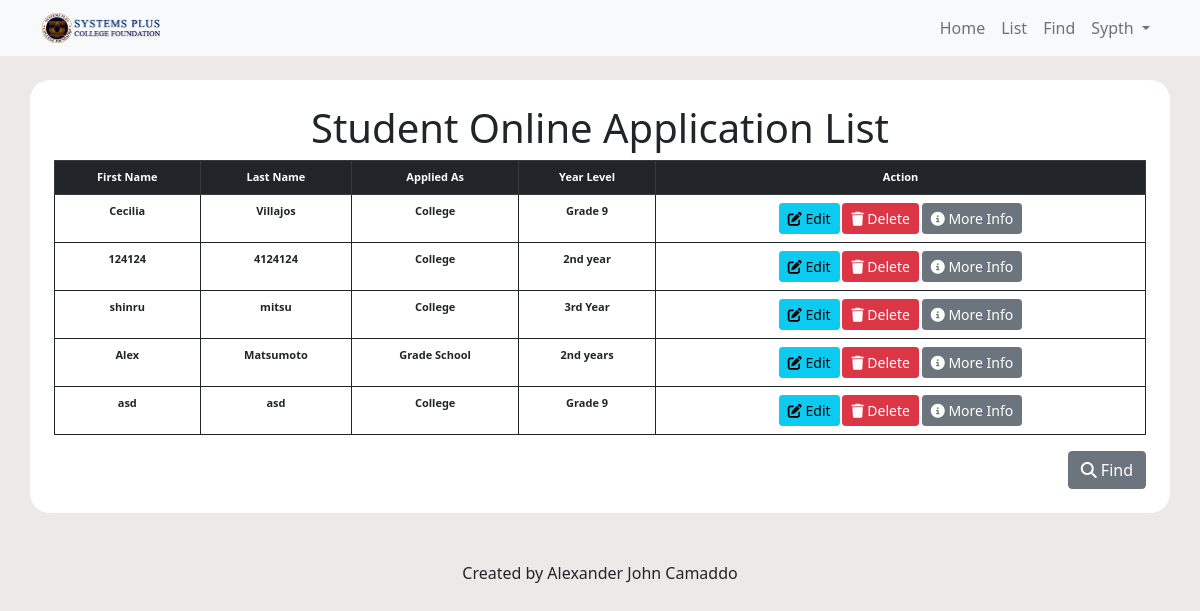
Page /schoolweb/public/list.php (signed in) on the committed database.
### tables this page shows
CREATE TABLE `account` (
  `id` bigint(20) NOT NULL,
  `user_id` bigint(20) NOT NULL,
  `user_name` varchar(255) NOT NULL,
  `email` varchar(255) NOT NULL,
  `password` varchar(255) NOT NULL,
  `date` timestamp NOT NULL DEFAULT current_timestamp() ON UPDATE current_timestamp()
);

CREATE TABLE `student_app` (
  `id` bigint(20) NOT NULL,
  `fname` varchar(255) NOT NULL,
  `lname` varchar(255) NOT NULL,
  `dob` varchar(255) NOT NULL,
  `gender` varchar(255) NOT NULL,
  `apply` varchar(255) NOT NULL,
  `year_level` varchar(255) NOT NULL,
  `contact_num` varchar(255) NOT NULL,
  `email` varchar(255) NOT NULL,
  `street_add` varchar(255) NOT NULL,
  `street_add_2` varchar(255) NOT NULL,
  `city` varchar(255) NOT NULL,
  `region` varchar(255) NOT NULL,
  `postal_zip` varchar(255) NOT NULL,
  `status` varchar(255) NOT NULL
);

### schoolweb/public/functions.php (called while the page is built, shortened)
<?php
function check_login($dsn)
{
    if (isset($_SESSION['user_id'])) {
        $id = $_SESSION['user_id'];
        $query =$dsn->prepare("SELECT * FROM account WHERE user_id = :id LIMIT 1");
        $query->bindValue(':id', $id);
        $query->execute();
        $count = $query->rowCount();
        if ($query && $count > 0) {
            $user_data = $query->fetch(PDO::FETCH_ASSOC);
            return $user_data;
        }
    }
    die;
}

### schoolweb/public/list.php (the view, shortened to what this page needs)
<?php include '../inc/header.php'; ?>
    <link rel="stylesheet" href="../CSS/form_design.css">
</head>
<body>
  <?php
  include_once '../database/connection.php';
  if(isset($_SESSION['user_id'])):
    include_once '../inc/navbar.php';
  else:
    header("location: login.php");
  endif;
    if (!$pdo) {
        die("Connection Error!");
    } else {
        $sql = $pdo->prepare("SELECT * FROM student_app");
        $sql->execute();
        $results = $sql->fetchAll(PDO::FETCH_ASSOC);
}
  ?>
    <div align="center">
                <div id="listform" align="center">
                    <h1 align="center">Student Online Application List</h1>
                    <table  align="center" class="table table-hover table-condensed table-bordered border-dark">
                        <thead class="table-dark " align="center">
                        <tr>
                            <th >First Name</th>
                            <th >Last Name</th>
                            <th >Applied As</th>
                            <th >Year Level</th></th>
                            <th>Action</th>
                        </tr>
                        </thead>
                    <tbody align="center">
                            <?php foreach($results as $result):?>
                                <tr>
                                    <td><?php echo $result['fname']; ?></td>
                                    <td><?php echo $result['lname']; ?></td>
                                    <td><?php echo $result['apply']; ?></td>
                                    <td><?php echo $result['year_level']; ?></td>
                                    <td>
                                        <a href='edit.php?id=<?php echo $result['id'];?>&fname=<?php echo $result['fname'];?>&lname=<?php echo $result['lname'];?>&dob=<?php echo $result['dob'];?>&gender=<?php echo $result['gender'];?>&apply=<?php echo $result['apply'];?>&year_level=<?php echo $result['year_level'];?>&contact_num=<?php echo $result['contact_num'];?>&email=<?php echo $result['email'];?>&street_add=<?php echo $result['street_add'];?>&street_add_2=<?php echo $result['street_add_2'];?>&city=<?php echo $result['city'];?>&region=<?php echo $result['region'];?>&postal_zip=<?php echo $result['postal_zip'];?>&status=<?php echo $result['status'];?>' class='btn btn-sm btn-info'><i class='fa-solid fa-pen-to-square'></i> Edit</a>
                                        <a href='../delete.php?id=<?php echo $result['id'];?>' class='btn btn-sm btn-danger'><i class='fa-solid fa-trash'></i> Delete</a>
                                        <a href='more_info.php?id=<?php echo $result['id'];?>&fname=<?php echo $result['fname'];?>&lname=<?php echo $result['lname'];?>&dob=<?php echo $result['dob'];?>&gender=<?php echo $result['gender'];?>&apply=<?php echo $result['apply'];?>&year_level=<?php echo $result['year_level'];?>&contact_num=<?php echo $result['contact_num'];?>&email=<?php echo $result['email'];?>&street_add=<?php echo $result['street_add'];?>&street_add_2=<?php echo $result['street_add_2'];?>&city=<?php echo $result['city'];?>&region=<?php echo $result['region'];?>&postal_zip=<?php echo $result['postal_zip'];?>&status=<?php echo $result['status'];?>' class='btn btn-sm btn-secondary'><i class="fa-sharp fa-solid fa-circle-info"></i> More Info</a>
                                    </td>
                                </tr>
                            <?php endforeach; ?>
                        </tbody>
                    </table>
                    <div align="right">
                        <a href="find.php" class="btn btn-secondary"><i class="fa-sharp fa-solid fa-magnifying-glass"></i> Find</a>
                    </div>
                </div>
    </div>
<?php include '../inc/footer.php'; ?>

### schoolweb/inc/header.php (shortened to what this page needs)
<!DOCTYPE html>
<html lang="en">
<head>
    <link href="https://cdn.jsdelivr.net/npm/bootstrap@5.0.2/dist/css/bootstrap.min.css" rel="stylesheet">
    <link rel="stylesheet" href="../CSS/designs.css" />

### schoolweb/inc/navbar.php (shortened to what this page needs)
<?php
  include("functions.php");
  $user_data = check_login($pdo);
  ?>
<nav class="navbar navbar-expand-sm navbar-light bg-light mb-4">
    <div class="container">
      <a class="navbar-brand mb-0 h1" href="../public/main_page.php"><img class="d-inline-block align-top" src="../images/School Logo.png" alt=""></a>
      <div class="collapse navbar-collapse" id="navbarNav">
        <ul class="navbar-nav ms-auto">
         <li class="nav-item">
              <a class="nav-link" href="../public/main_page.php">
                Home</a>
            </li>
            <li class="nav-item">
              <a class="nav-link" href="../public/list.php"
                >List</a>
            </li>
            <li class="nav-item">
              <a class="nav-link" href="../public/find.php"
                >Find</a>
            </li>
            <li class="nav-item dropdown">
              <a class="nav-link dropdown-toggle" id="navbarDropdown" role="button" data-bs-toggle="dropdown" aria-expanded="false" href="#"
                ><?php echo $user_data['user_name']; ?>
              </a>
            </li>
        </ul>
      </div>
  </div>
</nav>

### schoolweb/inc/footer.php (shortened to what this page needs)
<footer class="text-center mt-5">
  Created by Alexander John Camaddo
</footer>
</body>
</html>

### schoolweb/CSS/designs.css (style rules this page uses)
img { width: 25%; align-self: center; }
body { background-color: rgb(237, 233, 233); }
table { background-color: #fff; border-radius: 15px; }

### schoolweb/CSS/form_design.css (style rules this page uses)
#listform { margin-top: 2%; width: 95%; padding: 2%; background-color: #fff; border-radius: 20px; }
body { background-color: rgb(237, 233, 233); }

### schoolweb/public/list.php (style rules this page uses)
.table-condensed { font-size: 11px; font-weight: 600; text-align: center; }

### rows in the picture
account: user_name "Sypth"
student_app: fname "Cecilia", lname "Villajos", apply "College", year_level "Grade 9"
student_app: fname "124124", lname "4124124", apply "College", year_level "2nd year"
student_app: fname "shinru", lname "mitsu", apply "College", year_level "3rd Year"
student_app: fname "Alex", lname "Matsumoto", apply "Grade School", year_level "2nd years"
student_app: fname "asd", lname "asd", apply "College", year_level "Grade 9"
